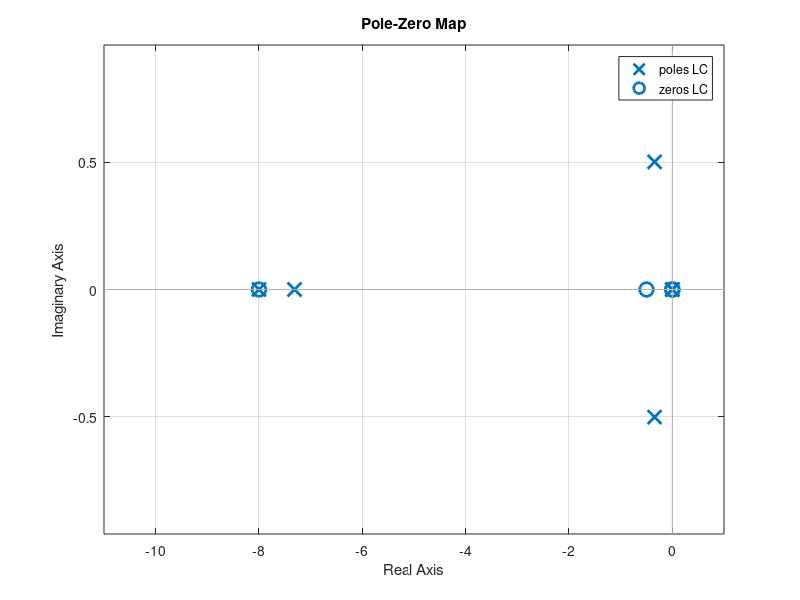
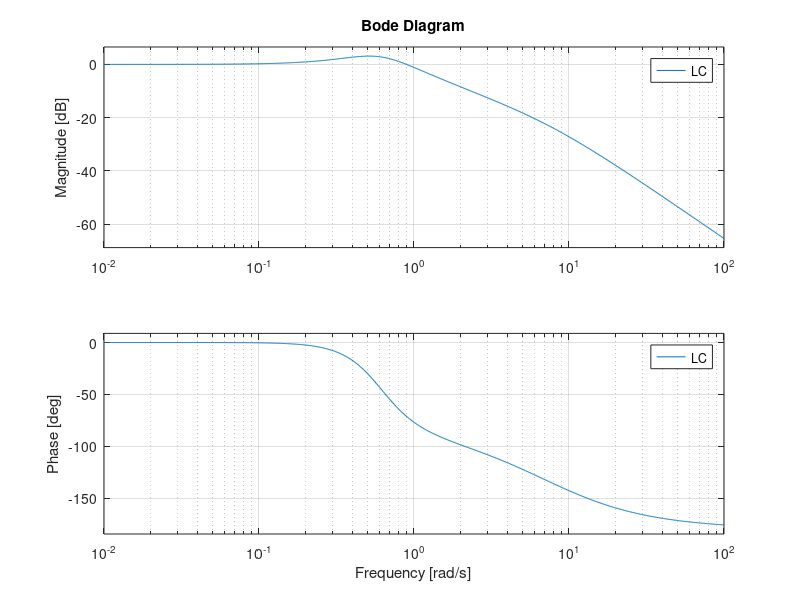
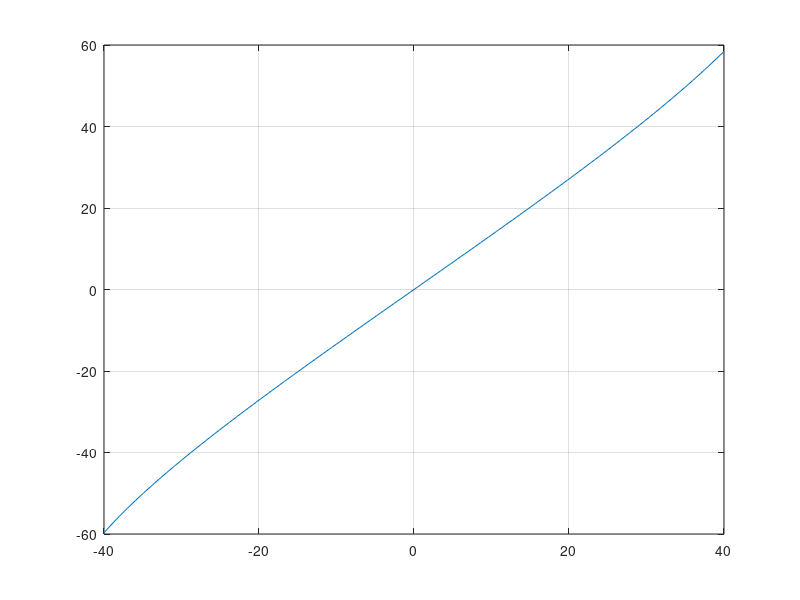

The MATLAB script that drew these images, in order:
%-------------------------------------------------------------------------%
%----------------------- Proyecto ball and beam --------------------------%
%-------------------------------- UNLP -----------------------------------%

clc; clear
%% Datos y funcion de transferencia

g = 9.81;
s = tf([1 0], 1);
R = 0.02;
r = 0.014;

% Planta
G = g / (1 + (2/5)*(R/r)^2);
G = G * (1/s^2);

% Parametros del PD
phi  = 0.5;
beta = 8;
K    = (s + phi)/(s+ beta);

% Lazos
LA = K*G;
LC = LA/(1+LA);

figure(1)
pzmap(LC); grid on
figure(2)
bode(LC); grid on
figure(3)
step(LC); grid on

%% Relación de ángulo

a = 0.03; % distancia de centro a biela
b = 0.08; % largo de biela
c = 0.04; % dist entre pivot y biela
h = 0.08; % distancia vertical centro de giro y pivot
y = c -a; % distancia horizontal entre ejes de giros

x = linspace(-40, 40, 80) * pi/180;
% x = 0;

r   = sqrt( (h - c*sin(x)).^2 + (c*cos(x) - y).^2 );
phi = acos( (a^2 + r.^2 - b^2)./ (2*a*r) );
gam = asin( (c*cos(x) - y )./r);

theta = -(pi/2) + gam + phi;

plot(x*180/pi, theta*180/pi); grid on